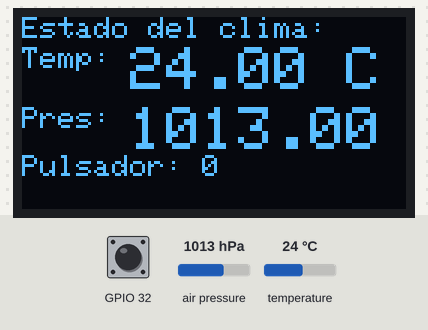
The sketch below on a simulated ESP32. Shown: 128×64 one-colour display. Inputs (shaded band) come from the test bench; at power-on: air pressure 1013 hPa, GPIO 32 HIGH, temperature 24 °C.

Above: at 1.3 s.
1.4 s: air pressure set to 952 hPa
At 2.3 s:
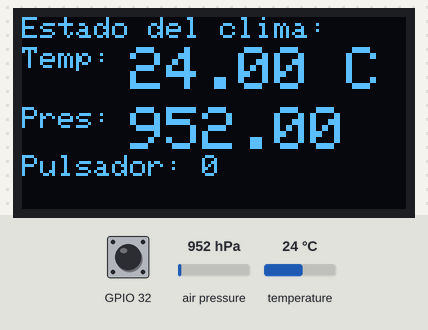
3.1 s: GPIO 32 pulled LOW for 0.65 s
At 4.0 s:
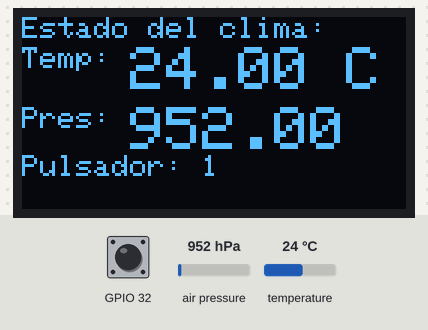
5.7 s: temperature set to 12 °C
At 6.3 s:
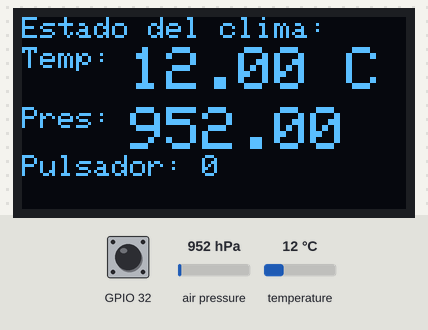
7.3 s: GPIO 32 pulled LOW for 1 s
At 8.1 s:
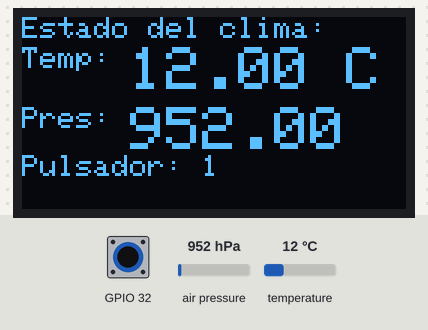
10.0 s: air pressure set to 975 hPa
At 11.2 s:
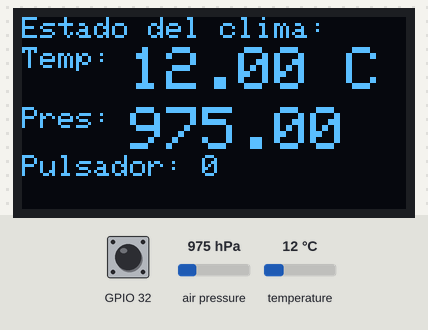
11.5 s: temperature set to 19 °C
At 12.1 s:
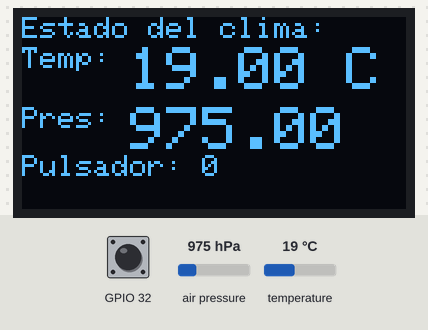
Timing chart, 0 to 14.1 s (numbered marks = the images above; inputs shaded):
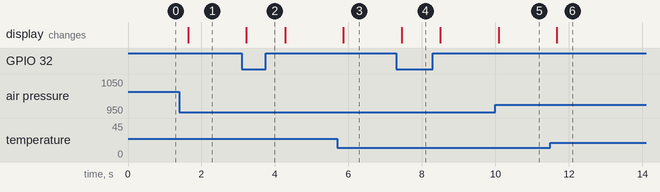

The sketch:

BMP280_OLED.ino
```cpp
/*********
  TenoTrash 2021
  Pulsador GPIO32
  BMP280 por I2C
  OLED SPI
*********/

#include <SPI.h>
#include <Wire.h>
#include <Adafruit_GFX.h>
#include <Adafruit_SSD1306.h>

#define SCREEN_WIDTH 128
#define SCREEN_HEIGHT 64

#define OLED_D1   23
#define OLED_D0   18
#define OLED_DC   16
#define OLED_CS   5
#define OLED_RES  17

Adafruit_SSD1306 display(SCREEN_WIDTH, SCREEN_HEIGHT, OLED_D1, OLED_D0, OLED_DC, OLED_RES, OLED_CS);


#include <Adafruit_BMP280.h>
#include <Adafruit_Sensor.h>

#define SEALEVELPRESSURE_HPA (1025.00)

Adafruit_BMP280 bmp; // I2C
float temperature;
float pressure;

void setup() {
  // Init Serial Monitor
  Serial.begin(115200);

  pinMode(32,INPUT_PULLUP);

  if (!display.begin(SSD1306_SWITCHCAPVCC))
  {
    Serial.println(F("SSD1306 allocation failed"));
    for (;;);
  }

  if (!bmp.begin(0x76)) {
    Serial.println("Could not find a valid BMP280 sensor, check wiring!");
    while (1);
  }
}

void loop() {
  // Set values to send
  getReadings();
  Clima_display();
  //Serial.print("Temperatura: ");
  //Serial.println(temperature);
  //Serial.print("Presión: ");
  //Serial.println(pressure);
  //Serial.println();
  delay(500);
}

void Clima_display() {
  display.clearDisplay();
  display.setTextSize(1);
  display.setTextColor(SSD1306_WHITE, 0);
  display.setCursor(0,0);
  display.print("Estado del clima:");
  display.setCursor(0, 10);
  display.print("Temp: ");
  display.setTextSize(2);
  display.print(temperature);
  display.print(" C");
  display.setTextSize(1);
  display.setCursor(0, 30);
  display.print("Pres: ");
  display.setTextSize(2);
  display.println(pressure);
  display.setTextSize(1);
  display.print("Pulsador: ");
  display.print(!digitalRead(32));
  display.display();
}

void getReadings() {
  temperature = bmp.readTemperature();
  pressure = (bmp.readPressure() / 100.0F);
}
```

Measured:
- after the input at 1.4 s, the display: changes after 0.24 s (image 1)
- after the input at 3.1 s, the display: changes after 0.12 s (image 2)
- after the input at 5.7 s, the display: changes after 0.16 s (image 3)
- after the input at 7.3 s, the display: changes after 0.15 s (image 4)
- after the input at 10.0 s, the display: changes after 0.09 s (image 5)
- after the input at 11.5 s, the display: changes after 0.17 s (image 6)
